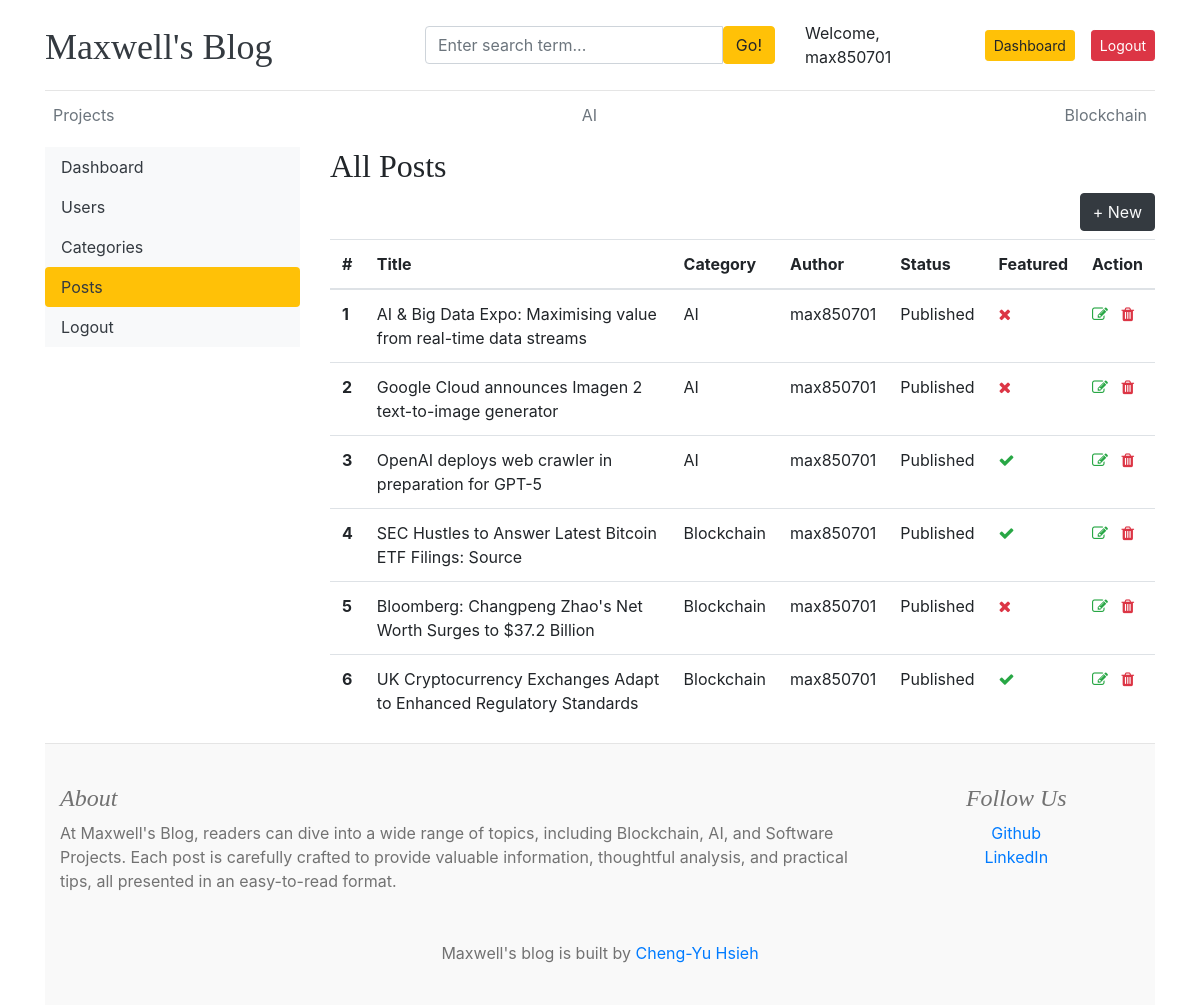
The page /dashboard/posts/ (signed in) on the database its author committed.
### blogs/models.py (models this page shows, shortened)
class Category(models.Model):
    category_name = models.CharField(max_length=50, unique=True)
    created_at = models.DateTimeField(auto_now_add=True)
    updated_at = models.DateTimeField(auto_now=True)
    class Meta:
        verbose_name_plural = 'categories'
    def __str__(self):
        return self.category_name

class Blog(models.Model):
    title = models.CharField(max_length=100)
    slug = models.SlugField(max_length=150, unique=True, blank=True)
    category = models.ForeignKey(Category, on_delete=models.CASCADE)
    author = models.ForeignKey(User, on_delete=models.CASCADE)
    featured_image = models.ImageField(upload_to='upload/%Y/%m/%d')
    short_description = models.TextField(max_length=500)
    blog_body = models.TextField(max_length=10000)
    status = models.CharField(max_length=20, choices=STATUS_CHOICES, default='Draft')
    is_featured = models.BooleanField(default=False)
    created_at = models.DateTimeField(auto_now_add=True)
    updated_at = models.DateTimeField(auto_now=True)

### marketing/models.py (models this page shows, shortened)
class About(models.Model):
    about_heading = models.CharField(max_length=25)
    about_description = models.TextField(max_length=300)
    created_at = models.DateTimeField(auto_now_add=True)
    updated_at = models.DateTimeField(auto_now=True)
    class Meta:
        verbose_name_plural = "About"

class SocialLink(models.Model):
    platform = models.CharField(max_length=25)
    link = models.URLField(max_length=100)
    created_at = models.DateTimeField(auto_now_add=True)
    updated_at = models.DateTimeField(auto_now=True)

### dashboards/views.py (the view)
# urls.py: path('posts/', views.posts, name="posts"),
@login_required(login_url='login')
def posts(request):
    posts = Blog.objects.all()
    context = {
        'posts': posts,
    }
    return render(request, 'dashboard/posts.html', context)

### blogs/context_processors.py (called while the page is built)
def get_categories(request):
    categories = Category.objects.all().order_by('-updated_at')
    return dict(categories=categories)

def get_social_links(request):
    social_links = SocialLink.objects.all()
    return dict(social_links=social_links)

def get_about(request):
    try:
        about = About.objects.get(pk=1)
        return dict(about=about)
    except:
        return dict(about=None)

### templates/dashboard/posts.html (shortened to what this page needs)
{% extends 'base.html' %}
{% block content %}
<div class="row">
    {% include 'dashboard/sidebar.html' %}
    <div class="col-md-9">
        <h2>All Posts</h2>
        <a href="{% url 'add_post' %}" class="btn btn-dark text-light float-right mb-2">+ New</a>
        <table class="table table-hover">
            <thead>
              <tr>
                <th>#</th>
                <th>Title</th>
                <th>Category</th>
                <th>Author</th>
                <th>Status</th>
                <th>Featured</th>
                <th>Action</th>
              </tr>
            </thead>
            <tbody>
            {% for post in posts %}
              <tr>
                <th>{{ forloop.counter }}</th>
                <td>{{ post.title }}</td>
                <td>{{ post.category }}</td>
                <td>{{ post.author }}</td>
                <td>{{ post.status }}</td>
                <td>{% if post.is_featured %}<i class="fa fa-check text-success"></i>{% else %}<i class="fa fa-times text-danger"></i>{% endif %}</td>
                <td>
                    <a href="{% url 'edit_post' post.pk  %}" class=""><i class="fa fa-edit text-success"></i></a>
                    <a href="{% url 'delete_post' post.pk  %}" class=""><i class="fa fa-trash text-danger"></i></a>
                </td>
              </tr>
            {% endfor %}
            </tbody>
          </table>
    </div>
</div>
{% endblock %}

### templates/base.html (shortened to what this page needs)
{% load static %}
<!DOCTYPE html>
<html lang="en">
<head>
    <link href="https://getbootstrap.com/docs/4.0/dist/css/bootstrap.min.css" rel="stylesheet">
    <link href="{% static 'css/blog.css' %}" rel="stylesheet">
    <link rel="stylesheet" href="https://cdnjs.cloudflare.com/ajax/libs/font-awesome/4.7.0/css/font-awesome.min.css">
  </head>
<body>
    <div class="container">
      <header class="blog-header py-3">
        <div class="row flex-nowrap justify-content-between align-items-center">
          <div class="col-4 pt-1">
            <a class="blog-header-logo text-dark" href="/">Maxwell's Blog</a>
          </div>
          <div class="col-4">
            <form action="{% url 'search' %}" method="GET">
              <div class="input-group">
                <input class="form-control" type="text" name="keyword" value="{{ keyword }}" placeholder="Enter search term..." aria-label="Enter search term..." aria-describedby="button-search" />
                <button type="submit" class="btn btn-warning" id="button-search" type="button">Go!</button>
              </div>
            </form>
          </div>
          <div class="col-4 d-flex justify-content-end align-items-center">
            {% if not user.is_authenticated %}
            <a class="btn btn-sm btn-warning" href="{% url 'login' %}">Login</a> &nbsp;
            <a class="btn btn-sm btn-outline-secondary" href="{% url 'register' %}">Register</a>
            {% else %}
            <span> Welcome, {{ user.username }} </span>
            <span><a class="btn btn-sm btn-warning" href="{% url 'dashboard' %}">Dashboard</a></span>
            <span><a class="btn btn-sm btn-danger" href="{% url 'logout' %}">Logout</a></span>
            {% endif %}
          </div>
        </div>
      </header>
      <div class="nav-scroller py-1 mb-2">
        <nav class="nav d-flex justify-content-between">
          {% for cat in categories %}
          <a class="p-2 text-muted" href="{% url 'posts_by_category' cat.pk %}">{{ cat.category_name }}</a>
          {% endfor %}
        </nav>
      </div>
{% block content %}
{% endblock %}
<footer class="blog-footer">
  <div class="container">
    <div class="row pb-5">
        <div class="col-md-9 text-left">
            {% include 'about_us.html' %}
        </div>
        <div class="col-md-3">
            {% include 'follow_us.html' %}
        </div>
    </div>
    <div class="row justify-content-center">
      <div class="text-center">
        <p>Maxwell's blog is built by <a href="https://www.linkedin.com/in/maxwell1996/">Cheng-Yu Hsieh</a></p>
      </div>
    </div>
</div>
</footer>
</body>
</html>

### templates/about_us.html
<h4 class="font-italic">{{ about.about_heading }}</h4>
<p class="mb-0">{{ about.about_description }}</p>

### templates/follow_us.html
{% if social_links %}
<h4 class="font-italic">Follow Us</h4>
<ol class="list-unstyled">
  {% for link in social_links %}
  <li><a href="{{ link.link }}" target="_blank">{{ link.platform }}</a></li>
  {% endfor %}
</ol>
{% endif %}

### blog_main/static/css/blog.css (style rules this page uses)
.blog-header { border-bottom: 1px solid #e5e5e5; }
.blog-header-logo { font-family: "Playfair Display", Georgia, "Times New Roman", serif; font-size: 2.25rem; }
h1, h2, h3, h4, h5, h6 { font-family: "Playfair Display", Georgia, "Times New Roman", serif; }
.blog-footer { padding: 2.5rem 0; color: #727272; text-align: center; background-color: #f9f9f9; border-top: .05rem solid #e5e5e5; }
.blog-footer p:last-child { margin-bottom: 0; }

### rows shown on the page
Category: category_name "Projects"
Category: category_name "AI"
Category: category_name "Blockchain"
Blog: title "AI & Big Data Expo: Maximising value from real-time data streams", category "AI", author "max850701", status "Published", is_featured False (drawn)
Blog: title "Google Cloud announces Imagen 2 text-to-image generator", category "AI", author "max850701", status "Published", is_featured False (drawn)
Blog: title "OpenAI deploys web crawler in preparation for GPT-5", category "AI", author "max850701", status "Published", is_featured True (drawn)
Blog: title "SEC Hustles to Answer Latest Bitcoin ETF Filings: Source", category "Blockchain", author "max850701", status "Published", is_featured True (drawn)
Blog: title "Bloomberg: Changpeng Zhao's Net Worth Surges to $37.2 Billion", category "Blockchain", author "max850701", status "Published", is_featured False (drawn)
Blog: title "UK Cryptocurrency Exchanges Adapt to Enhanced Regulatory Standards", category "Blockchain", author "max850701", status "Published", is_featured True (drawn)
About: about_heading "About", about_description "At Maxwell's Blog, readers can dive into a wide range of topics, including Blockchain, AI, and Software Projects. Each post is carefully crafted to provide valuable information, thoughtful analysis, and practical tips, all presented in an easy-to-read format."
SocialLink: platform "Github"
SocialLink: platform "LinkedIn"

### other values the page prints
{{ user.username }} "max850701"
